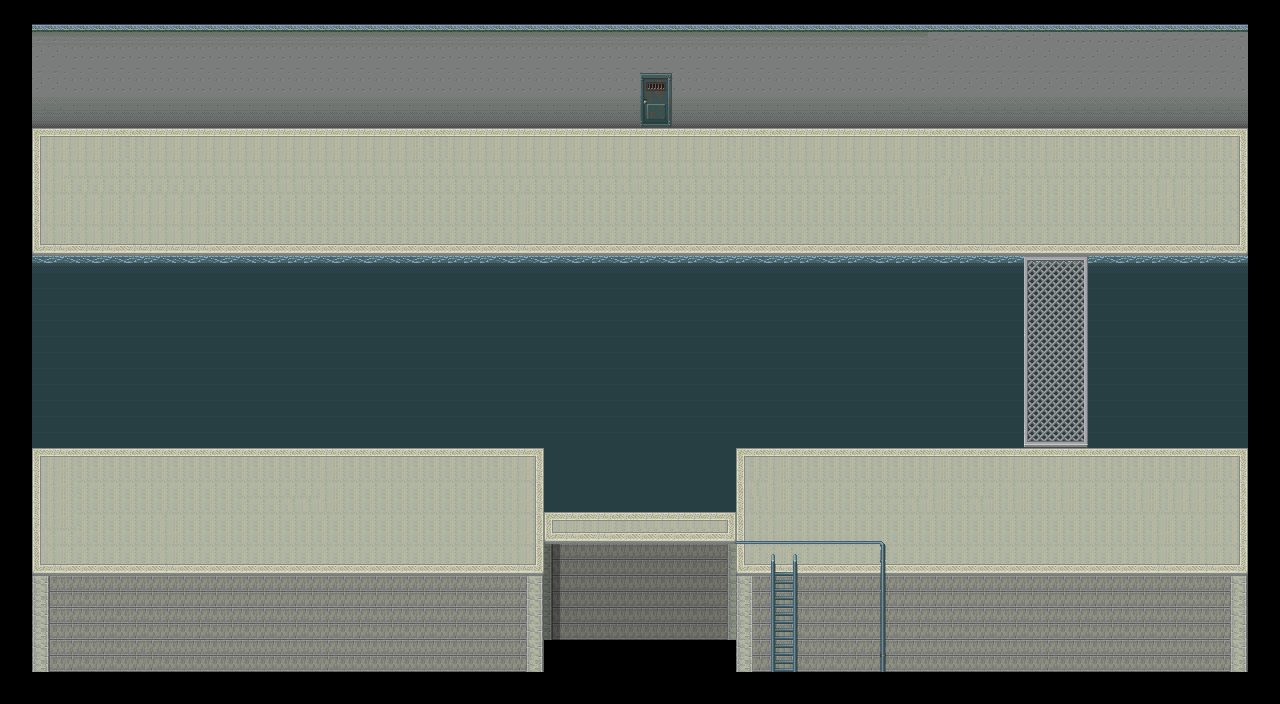

The image is a tile-based game level rendered from a .tmx file. Its description and source (layers, tilesets, objects; grid data summarised) follow:
An orthogonal 80x44 tile map with 16x16 px tiles, 10 tile layers (Base, Base2, MonoShita, MonoChu, ...), 3 tilesets and 19 objects (ladder).

<map version="1.0" orientation="orthogonal" renderorder="right-down" width="80" height="44" tilewidth="16" tileheight="16" backgroundcolor="#000000" nextobjectid="30">
 <tileset firstgid="1" name="ST-Sewer-01" tilewidth="16" tileheight="16" tilecount="1504" columns="16">
  <image source="ST-Sewer-01.png" trans="aa55ff" width="256" height="1504" />
 </tileset>
 <tileset firstgid="1505" name="SC-Door-Metal01" tilewidth="16" tileheight="16" tilecount="128" columns="8">
  <image source="SC-Door-Metal01.png" trans="aa55ff" width="128" height="256" />
 </tileset>
 <tileset firstgid="1633" name="ed4" tilewidth="16" tileheight="16" tilecount="480" columns="30">
  <image source="ed4.png" width="480" height="256" />
 </tileset>
 <layer name="Base" width="80" height="44">
  <properties>
   <property name="z" value="-11" />
  </properties>
  <data>[3520 cells, 3016 non-empty, 99 distinct tile ids]</data>
 </layer>
 <layer name="Base2" width="80" height="44">
  <properties>
   <property name="z" value="-11" />
  </properties>
  <data>[3520 cells, 76 non-empty, 1 distinct tile ids]</data>
 </layer>
 <layer name="MonoShita" width="80" height="44">
  <properties>
   <property name="z" value="-11" />
  </properties>
  <data>[3520 cells, 66 non-empty, 32 distinct tile ids]</data>
 </layer>
 <layer name="MonoChu" width="80" height="44">
  <properties>
   <property name="z" value="-11" />
  </properties>
  <data>[3520 cells, 12 non-empty, 2 distinct tile ids]</data>
 </layer>
 <layer name="water" width="80" height="44">
  <properties>
   <property name="z" value="-11" />
  </properties>
  <data>[3520 cells, 984 non-empty, 21 distinct tile ids]</data>
 </layer>
 <layer name="plate" width="80" height="44">
  <properties>
   <property name="z" value="-11" />
  </properties>
  <data>[3520 cells, 48 non-empty, 24 distinct tile ids]</data>
 </layer>
 <layer name="door4" width="80" height="44">
  <properties>
   <property name="z" value="-11" />
  </properties>
  <data>[3520 cells, 8 non-empty, 8 distinct tile ids]</data>
 </layer>
 <layer name="door3" width="80" height="44">
  <properties>
   <property name="z" value="-11" />
  </properties>
  <data>[3520 cells, 8 non-empty, 8 distinct tile ids]</data>
 </layer>
 <layer name="door2" width="80" height="44">
  <properties>
   <property name="z" value="-11" />
  </properties>
  <data>[3520 cells, 8 non-empty, 8 distinct tile ids]</data>
 </layer>
 <layer name="door1" width="80" height="44">
  <properties>
   <property name="z" value="-11" />
  </properties>
  <data>[3520 cells, 8 non-empty, 8 distinct tile ids]</data>
 </layer>
 <objectgroup name="collision">
  <object id="5" x="1248" y="32" width="32" height="640" />
  <object id="6" x="800" y="560" width="448" height="112" />
  <object id="8" x="32" y="560" width="512" height="112" />
  <object id="9" x="544" y="544" width="192" height="128" />
  <object id="10" x="0" y="32" width="32" height="640" />
  <object id="11" x="32" y="32" width="608" height="96" />
  <object id="12" x="672" y="32" width="576" height="96" />
  <object id="13" x="32" y="256" width="992" height="192" />
  <object id="14" x="1088" y="256" width="160" height="192" />
  <object id="16" x="736" y="560" width="32" height="112" />
  <object id="22" x="544" y="448" width="192" height="64" />
  <object id="24" x="1024" y="256" width="64" height="192">
   <properties>
    <property name="objID" value="181" />
   </properties>
  </object>
  <object id="26" x="544" y="512" width="192" height="32">
   <properties>
    <property name="objID" value="182" />
   </properties>
  </object>
  <object id="28" x="640" y="96" width="32" height="32">
   <properties>
    <property name="objID" value="183" />
   </properties>
  </object>
 </objectgroup>
 <objectgroup name="event">
  <object id="15" x="1248" y="32" width="32" height="32">
   <properties>
    <property name="EventID" value="1" />
    <property name="trigger" value="0" />
   </properties>
  </object>
  <object id="17" x="768" y="640" width="32" height="32">
   <properties>
    <property name="EventID" value="2" />
    <property name="trigger" value="1" />
   </properties>
  </object>
  <object id="18" x="640" y="96" width="32" height="32">
   <properties>
    <property name="EventID" value="3" />
    <property name="trigger" value="1" />
   </properties>
  </object>
  <object id="29" x="640" y="96" width="32" height="32">
   <properties>
    <property name="EventID" value="4" />
    <property name="trigger" value="2" />
   </properties>
  </object>
 </objectgroup>
 <objectgroup name="terrain">
  <object id="27" type="ladder" x="768" y="544" width="32" height="128" />
 </objectgroup>
</map>
